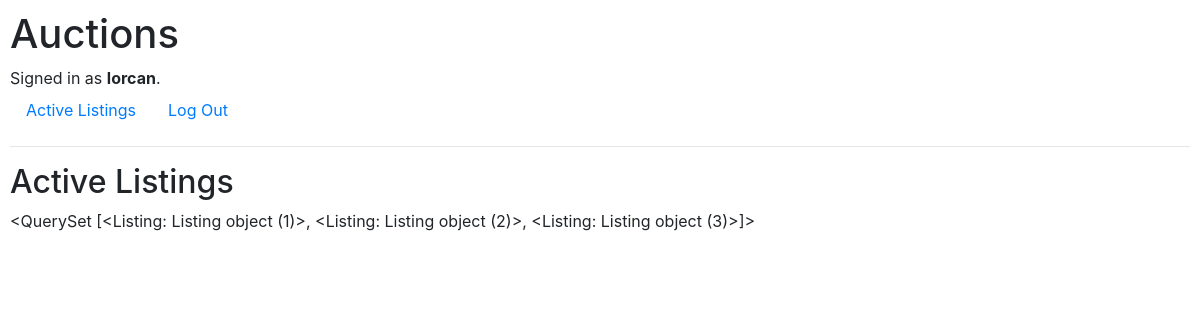
Page /auctions (signed in) on the committed database.
### auctions/models.py (models this page shows)
class User(AbstractUser):
    pass

class Listing(models.Model):
    title = models.CharField(max_length=255)
    start_bid = models.DecimalField(max_digits=225, decimal_places=2)
    category = models.CharField(max_length=255)
    image = models.CharField(max_length=255, null=True)

### auctions/views.py (the view)
# urls.py: path("", views.index, name="index"),
def index(request):
    return render(request, "auctions/index.html", {
        "listings": Listing.objects.all()
    })

### auctions/templates/auctions/index.html
{% extends "auctions/layout.html" %}
{% block body %}
    <h2>Active Listings</h2>
    {{listings}}
{% endblock %}

### auctions/templates/auctions/layout.html (shortened to what this page needs)
{% load static %}
<!DOCTYPE html>
<html lang="en">
    <head>
        <link rel="stylesheet" href="https://stackpath.bootstrapcdn.com/bootstrap/4.4.1/css/bootstrap.min.css">
        <link href="{% static 'auctions/styles.css' %}" rel="stylesheet">
    </head>
    <body>
        <h1>Auctions</h1>
        <div>
            {% if user.is_authenticated %}
                Signed in as <strong>{{ user.username }}</strong>.
            {% else %}
                Not signed in.
            {% endif %}
        </div>
        <ul class="nav">
            <li class="nav-item">
                <a class="nav-link" href="{% url 'index' %}">Active Listings</a>
            </li>
            {% if user.is_authenticated %}
                <li class="nav-item">
                    <a class="nav-link" href="{% url 'logout' %}">Log Out</a>
                </li>
            {% endif %}
        </ul>
        <hr>
        {% block body %}
        {% endblock %}
    </body>
</html>

### auctions/static/auctions/styles.css (style rules this page uses)
body { padding: 10px; }

### rows in the picture
User: username "lorcan"
Listing: id "<QuerySet [<Listing: Listing object (1)>, <Listing: Listing object (2)>, <Listing: Listing object (3)>]>"
